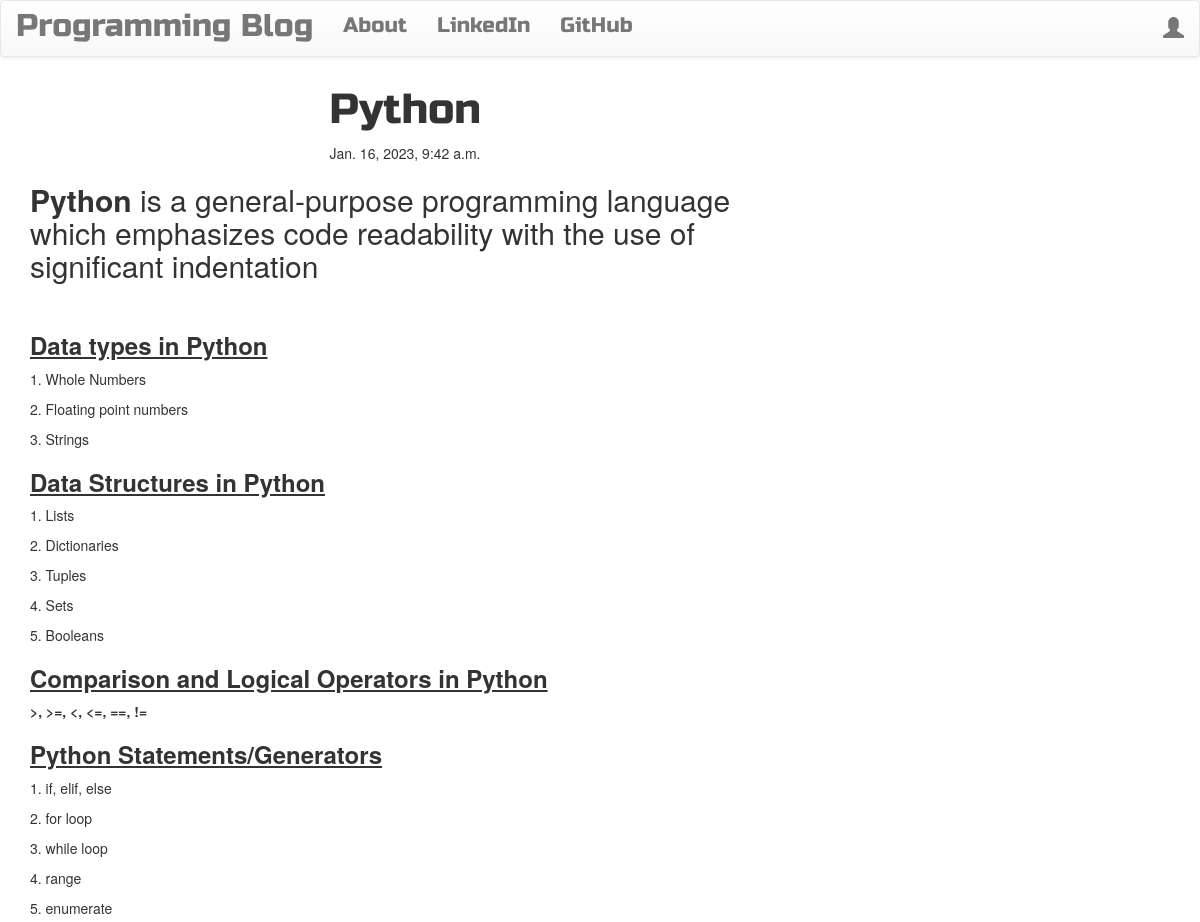
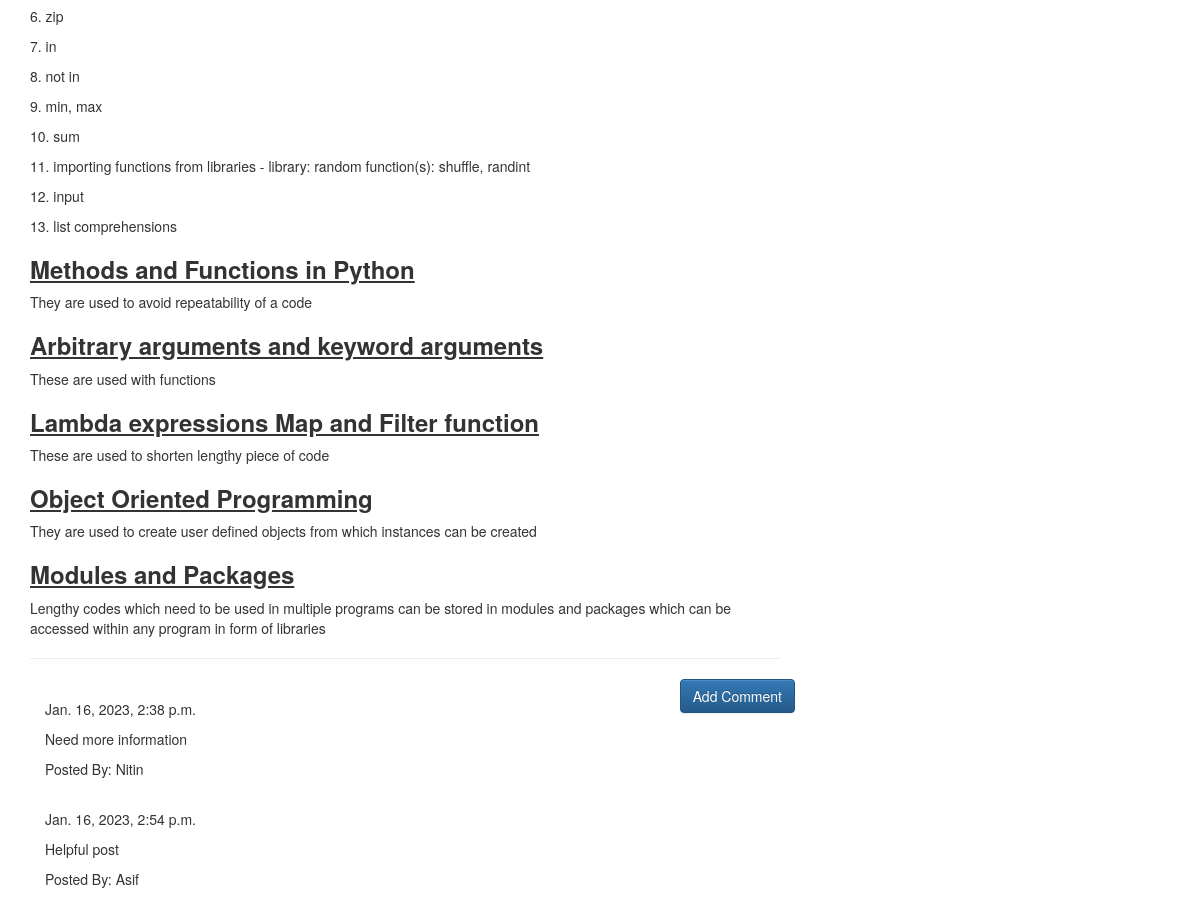
Screenshot of /post/12/ with the database file from the repository (2 pictures, top to bottom).
### blog/models.py (models this page shows, shortened)
class Post(models.Model):
    author = models.ForeignKey('auth.User',on_delete=models.CASCADE)
    title = models.CharField(max_length=200)
    text = models.TextField()
    create_date = models.DateTimeField(default=timezone.now)
    published_date = models.DateTimeField(blank=True,null=True)

class Comment(models.Model):
    post = models.ForeignKey('blog.Post',on_delete=models.CASCADE,related_name='comments')
    author = models.CharField(max_length=100)
    text = models.TextField()
    create_date = models.DateTimeField(default=timezone.now)
    approved_comment = models.BooleanField(default=False)

### blog/views.py (the view)
# urls.py: re_path(r'^post/(?P<pk>\d+)/$',views.PostDetailView.as_view(),name="post_detail"),
class PostDetailView(DetailView):
    model = Post
    template_name = 'blog/post_detail.html'

### blog/templates/blog/post_detail.html (shortened to what this page needs)
{% extends "blog/base.html" %}
{% block body_block %}
  <h1 class="posttitle loader">{{post.title}}</h1>
  {% if post.published_date %}
    <div class="date postdate">
      {{post.published_date}}
    </div>
  {% else %}
    <a class="btn btn-default" href="{% url "blog:post_publish" pk=post.pk %}">Publish</a>
  {% endif %}
  <p class="postcontent">{{post.text|safe|linebreaksbr}}</p>
  <hr>
  <a class="btn btn-primary btn-comment" href="{% url "blog:add_comment_to_post" pk=post.pk %}">Add Comment</a>
  <div class="container">
    {% for comment in post.comments.all %}
      <br>
      {% if user.is_authenticated or comment.approved_comment %}
        {{comment.create_date}}
        <p>{{comment.text|safe|linebreaks}}</p>
        <p>Posted By: {{comment.author}}</p>
      {% endif %}
      {% empty %}
      <p>No Comments</p>
    {% endfor %}
  </div>
{% endblock %}

### blog/static/css/blog.css (style rules this page uses)
.postdate { text-align: center; }
.posttitle { font-family: "Russo One", sans-serif; font-size: 3em; text-align: center; }
.postcontent { font-family: 'Montserrat'; font-size: 1.5em; }
.btn-comment { position: absolute; right: 0px; }
.loader { filter:hue-rotate(0deg); color:linear-gradient(45deg,#0f8,#08f); animation:hue 10000ms infinite linear; }

### rows the page displays
Post: title "Python", published_date "Jan. 16, 2023, 9:42 a.m.", text "Python is a general-purpose programming language which emphasizes code readability with the use of significant indentation Data types in Python 1. Whole Numbers 2. Floating point numbers 3. Strings Data Structures in Python 1. Lists 2. Dictionaries 3. Tuples 4. Sets 5. Booleans Comparison and Logical Operators in Python >, >=, <, <=, ==, != Python Statements/Generators 1. if, elif, else 2. for loop 3. while loop 4. range 5. enumerate 6. zip 7. in 8. not in 9. min, max 10. sum 11. importing functions from libraries - library: random function(s): shuffle, randint 12. input 13. list comprehensions Methods and Functions in Python They are used to avoid repeatability of a code Arbitrary…"
Comment: create_date "Jan. 16, 2023, 2:38 p.m.", text "Need more information", author "Nitin"
Comment: create_date "Jan. 16, 2023, 2:54 p.m.", text "Helpful post", author "Asif"
